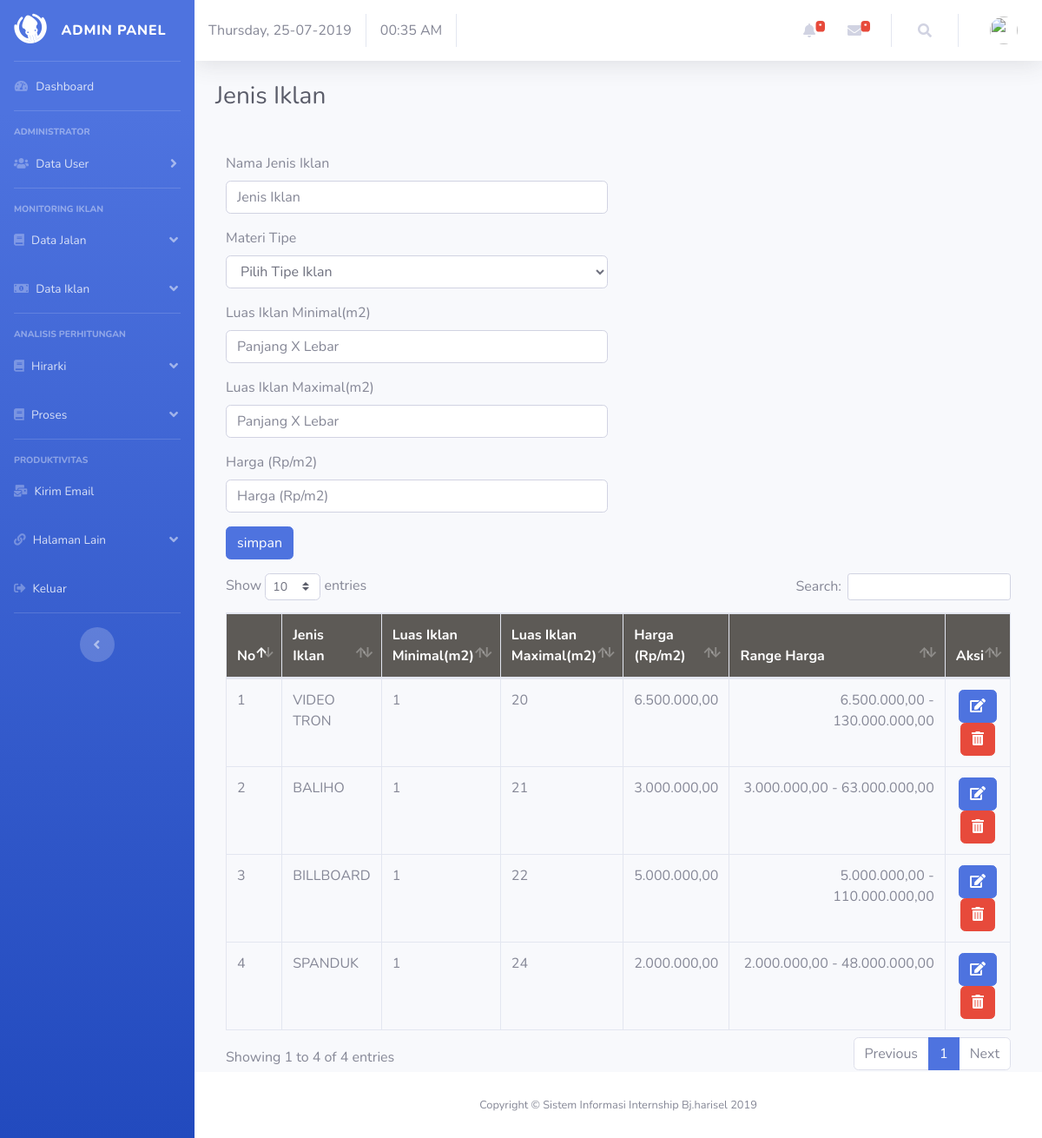
Page /index.php/jenis_iklan on the committed database.
### tables this page shows
CREATE TABLE `jenis_iklan` (
  `id_jenis` int(11) NOT NULL,
  `nama_jenis` varchar(50) NOT NULL,
  `id_tipe` int(11) NOT NULL,
  `ukuran` varchar(50) NOT NULL,
  `ukuran_max` varchar(50) NOT NULL DEFAULT '0',
  `harga` int(11) NOT NULL
);

### application/controllers/Jenis_iklan.php (called while the page is built, shortened)
<?php
class Jenis_iklan extends CI_Controller {
	public function __construct()
	{
		$this->load->model('model_tipe');
		$this->load->model('model_jenis');
	}
	public function index()
	{
        $data=array(
            'title'=>'Admin Panel',
            'judul'=>'Jenis Iklan',
            'active_v_data'=>'active',
            'info_admin'=>$this->modelapp->TampilData('admin'),
            'info_user'=>$this->modelapp->TampilData('admin'),
            'itemjenis'=>$this->model_jenis->getAll(),
            'itemtipe'=>$this->model_tipe->getAll(),
        );
		$data['admin'] = $this->db->get_where('admin', ['email' => $this->session->userdata('email')])->row_array();
		$this->load->view('element/admin_header', $data);
		$this->load->view('element/admin_sidebar', $data);
		$this->load->view('element/admin_topbar', $data);
		$this->load->view('admin/v_jenis_iklan', $data);
		$this->load->view('element/admin_footer');
    }
}

### index.php (called while the page is built, shortened)
<?php
require_once BASEPATH.'core/CodeIgniter.php';

### application/models/Model_jenis.php (called while the page is built, shortened)
<?php
class Model_jenis extends CI_Model {
	public function getAll(){
		$query = $this->db->get('jenis_iklan');
		return $query;
	}
}

### application/views/admin/v_jenis_iklan.php (the view, shortened to what this page needs)
  <div class="container-fluid">
    <h1 class="h3 mb-4 text-gray-800"><?= $judul; ?></h1>
      <div class="col-md-6 col-sm-6">
          <br>
          <form method="post" action="<?php echo site_url('jenis_iklan/createjenis')?>">
              <div class="form-group">
                  <label for="nama_jenis">Nama Jenis Iklan</label>
                  <input type="text" name="nama_jenis" class="form-control" placeholder="Jenis Iklan">
              </div>
              <div class="form-group">
                  <label for="datatipe">Materi Tipe</label>
                  <?php if ($itemtipe->num_rows()!=null) {
                      echo '<select name="id_tipe" id="id_tipe" class="form-control">';
                      echo "<option value=''>Pilih Tipe Iklan</option>";
                      echo '</select>';
                  }else{
                      echo anchor('admin/tipe_iklan', '<span class="glyphicon glyphicon-plus"></span> Tambah Data iklan', 'class="btn btn-info form-control"');
                  } ?>
              </div>
               <div class="form-group">
                  <label for="ukuran">Luas Iklan Minimal(m2)</label>
                  <input type="number" name="ukuran" class="form-control" placeholder="Panjang X Lebar">
              </div>
               <div class="form-group">
                  <label for="ukuran">Luas Iklan Maximal(m2)</label>
                  <input type="number" name="ukuran_max" class="form-control" placeholder="Panjang X Lebar">
              </div>
              <div class="form-group">
                  <label for="harga">Harga (Rp/m2)</label>
                  <input type="number" name="harga" class="form-control" placeholder="Harga (Rp/m2)">
              </div>
              <div class="form-group">
                  <input type="submit" value="simpan" class="btn btn-primary">
              </div>
          </form>
      </div>
      <div class="col-md-12 col-sm-12">
          <div class="table-responsive">
              <table class='table table-bordered' id='dataTable' width='100%' cellspacing='0'>
              <thead>
                  <tr>
                      <th style="background:#5d5a56;color:#fff">No</th>
                      <th style="background:#5d5a56;color:#fff">Jenis Iklan</th>
                      <th style="background:#5d5a56;color:#fff">Luas Iklan Minimal(m2)</th>
                      <th style="background:#5d5a56;color:#fff">Luas Iklan Maximal(m2)</th>
                      <th style="background:#5d5a56;color:#fff">Harga (Rp/m2)</th>
                      <th width="28%" style="background:#5d5a56;color:#fff">Range Harga</th>
                      <th style="background:#5d5a56;color:#fff">Aksi</th>
                  </tr>
              </thead>
              <tbody>
          <?php
              $no = 1;
              foreach ($itemjenis->result() as $jenis) {
                  echo "<tr>";
                  echo "<td>".$no++."</td>";
                  echo "<td>".$jenis->nama_jenis."</td>";
                  echo "<td>".$jenis->ukuran."</td>";
                  echo "<td>".$jenis->ukuran_max."</td>";
                  $harga=number_format($jenis->harga,2,",",".");
                  echo "<td align='right'>".$harga."</td>";
                  echo "<td align='right'>".number_format($jenis->ukuran*$jenis->harga,2,",",".")." - ".number_format($jenis->ukuran_max*$jenis->harga,2,",",".")."</td>";
                  echo "<td align='center'><a href='".site_url('jenis_iklan/editjenis')."/".$jenis->id_jenis."'><button class='btn btn-primary'><i class='fas fa-edit'></i></button></a>  ";
                  echo " <a href='".site_url('jenis_iklan/deletejenis')."/".$jenis->id_jenis."'><button class='btn btn-danger'><i class='fas fa-trash-alt'></button></a></td>";
                  echo "</tr>";
              }
           ?>
      </tbody>
          </table>
      </div>
          </div>
  </div>
</div>

### rows in the picture
jenis_iklan: nama_jenis "VIDEO TRON", ukuran "1", ukuran_max "20", harga "6.500.000,00", $jenis->ukuran*$jenis->harga "6.500.000,00", $jenis->ukuran_max*$jenis->harga "130.000.000,00"
jenis_iklan: nama_jenis "BALIHO", ukuran "1", ukuran_max "21", harga "3.000.000,00", $jenis->ukuran*$jenis->harga "3.000.000,00", $jenis->ukuran_max*$jenis->harga "63.000.000,00"
jenis_iklan: nama_jenis "BILLBOARD", ukuran "1", ukuran_max "22", harga "5.000.000,00", $jenis->ukuran*$jenis->harga "5.000.000,00", $jenis->ukuran_max*$jenis->harga "110.000.000,00"
jenis_iklan: nama_jenis "SPANDUK", ukuran "1", ukuran_max "24", harga "2.000.000,00", $jenis->ukuran*$jenis->harga "2.000.000,00", $jenis->ukuran_max*$jenis->harga "48.000.000,00"

### other values in the picture
$title "ADMIN PANEL"
$judul "Jenis Iklan"
